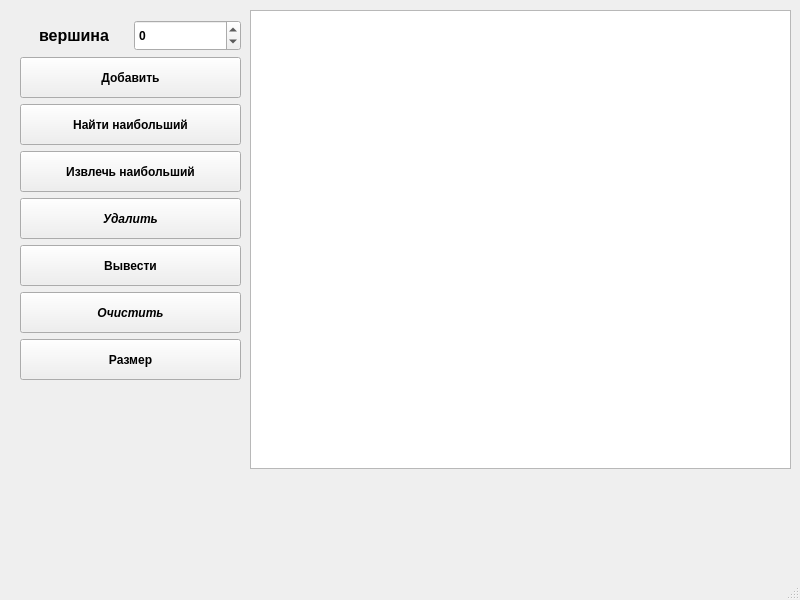
<?xml version="1.0" encoding="UTF-8"?>
<ui version="4.0">
 <class>MainWindow</class>
 <widget class="QMainWindow" name="MainWindow">
  <property name="geometry">
   <rect>
    <x>0</x>
    <y>0</y>
    <width>800</width>
    <height>600</height>
   </rect>
  </property>
  <property name="windowTitle">
   <string>MainWindow</string>
  </property>
  <widget class="QWidget" name="centralwidget">
   <widget class="QWidget" name="layoutWidget">
    <property name="geometry">
     <rect>
      <x>20</x>
      <y>20</y>
      <width>774</width>
      <height>509</height>
     </rect>
    </property>
    <layout class="QFormLayout" name="formLayout">
     <item row="0" column="1">
      <layout class="QVBoxLayout" name="verticalLayout_3">
       <item>
        <widget class="QLabel" name="label">
         <property name="minimumSize">
          <size>
           <width>100</width>
           <height>40</height>
          </size>
         </property>
         <property name="text">
          <string/>
         </property>
        </widget>
       </item>
      </layout>
     </item>
     <item row="0" column="0">
      <layout class="QVBoxLayout" name="verticalLayout_2">
       <item>
        <layout class="QHBoxLayout" name="horizontalLayout_3">
         <item alignment="Qt::AlignHCenter">
          <widget class="QLabel" name="label_4">
           <property name="maximumSize">
            <size>
             <width>70</width>
             <height>50</height>
            </size>
           </property>
           <property name="font">
            <font>
             <family>Ubuntu</family>
             <pointsize>12</pointsize>
             <bold>true</bold>
            </font>
           </property>
           <property name="text">
            <string>вершина:</string>
           </property>
          </widget>
         </item>
         <item>
          <widget class="QSpinBox" name="inBox_2">
           <property name="minimumSize">
            <size>
             <width>91</width>
             <height>31</height>
            </size>
           </property>
           <property name="font">
            <font>
             <bold>true</bold>
            </font>
           </property>
           <property name="readOnly">
            <bool>false</bool>
           </property>
           <property name="minimum">
            <number>-100</number>
           </property>
           <property name="maximum">
            <number>100</number>
           </property>
          </widget>
         </item>
        </layout>
       </item>
       <item>
        <widget class="QPushButton" name="On_insert">
         <property name="minimumSize">
          <size>
           <width>221</width>
           <height>41</height>
          </size>
         </property>
         <property name="maximumSize">
          <size>
           <width>221</width>
           <height>41</height>
          </size>
         </property>
         <property name="font">
          <font>
           <bold>true</bold>
          </font>
         </property>
         <property name="styleSheet">
          <string notr="true"/>
         </property>
         <property name="text">
          <string>Добавить</string>
         </property>
        </widget>
       </item>
       <item>
        <widget class="QPushButton" name="On_Max">
         <property name="minimumSize">
          <size>
           <width>221</width>
           <height>41</height>
          </size>
         </property>
         <property name="maximumSize">
          <size>
           <width>221</width>
           <height>41</height>
          </size>
         </property>
         <property name="font">
          <font>
           <bold>true</bold>
          </font>
         </property>
         <property name="styleSheet">
          <string notr="true"/>
         </property>
         <property name="text">
          <string>Найти наибольший</string>
         </property>
        </widget>
       </item>
       <item>
        <widget class="QPushButton" name="On_ExtractMax">
         <property name="minimumSize">
          <size>
           <width>221</width>
           <height>41</height>
          </size>
         </property>
         <property name="maximumSize">
          <size>
           <width>221</width>
           <height>41</height>
          </size>
         </property>
         <property name="font">
          <font>
           <bold>true</bold>
          </font>
         </property>
         <property name="styleSheet">
          <string notr="true"/>
         </property>
         <property name="text">
          <string>Извлечь наибольший</string>
         </property>
        </widget>
       </item>
       <item>
        <widget class="QPushButton" name="On_delete">
         <property name="minimumSize">
          <size>
           <width>221</width>
           <height>41</height>
          </size>
         </property>
         <property name="maximumSize">
          <size>
           <width>221</width>
           <height>41</height>
          </size>
         </property>
         <property name="font">
          <font>
           <italic>true</italic>
           <bold>true</bold>
          </font>
         </property>
         <property name="styleSheet">
          <string notr="true"/>
         </property>
         <property name="text">
          <string>Удалить</string>
         </property>
        </widget>
       </item>
       <item>
        <widget class="QPushButton" name="On_print">
         <property name="minimumSize">
          <size>
           <width>221</width>
           <height>41</height>
          </size>
         </property>
         <property name="maximumSize">
          <size>
           <width>221</width>
           <height>41</height>
          </size>
         </property>
         <property name="font">
          <font>
           <bold>true</bold>
          </font>
         </property>
         <property name="styleSheet">
          <string notr="true"/>
         </property>
         <property name="text">
          <string>Вывести</string>
         </property>
        </widget>
       </item>
       <item>
        <widget class="QPushButton" name="On_clear">
         <property name="minimumSize">
          <size>
           <width>221</width>
           <height>41</height>
          </size>
         </property>
         <property name="maximumSize">
          <size>
           <width>221</width>
           <height>41</height>
          </size>
         </property>
         <property name="font">
          <font>
           <italic>true</italic>
           <bold>true</bold>
          </font>
         </property>
         <property name="styleSheet">
          <string notr="true"/>
         </property>
         <property name="text">
          <string>Очистить</string>
         </property>
        </widget>
       </item>
       <item>
        <widget class="QPushButton" name="On_size">
         <property name="minimumSize">
          <size>
           <width>221</width>
           <height>41</height>
          </size>
         </property>
         <property name="maximumSize">
          <size>
           <width>221</width>
           <height>41</height>
          </size>
         </property>
         <property name="font">
          <font>
           <bold>true</bold>
          </font>
         </property>
         <property name="styleSheet">
          <string notr="true"/>
         </property>
         <property name="text">
          <string>Размер</string>
         </property>
        </widget>
       </item>
      </layout>
     </item>
     <item row="1" column="0">
      <widget class="QLabel" name="output">
       <property name="minimumSize">
        <size>
         <width>221</width>
         <height>30</height>
        </size>
       </property>
       <property name="font">
        <font>
         <pointsize>11</pointsize>
         <italic>true</italic>
        </font>
       </property>
       <property name="text">
        <string/>
       </property>
      </widget>
     </item>
    </layout>
   </widget>
   <widget class="QGraphicsView" name="graphicsView">
    <property name="geometry">
     <rect>
      <x>250</x>
      <y>10</y>
      <width>541</width>
      <height>459</height>
     </rect>
    </property>
    <property name="minimumSize">
     <size>
      <width>541</width>
      <height>459</height>
     </size>
    </property>
    <property name="font">
     <font>
      <pointsize>15</pointsize>
     </font>
    </property>
   </widget>
  </widget>
  <widget class="QMenuBar" name="menubar">
   <property name="geometry">
    <rect>
     <x>0</x>
     <y>0</y>
     <width>800</width>
     <height>22</height>
    </rect>
   </property>
  </widget>
  <widget class="QStatusBar" name="statusbar"/>
 </widget>
 <resources/>
 <connections/>
</ui>
